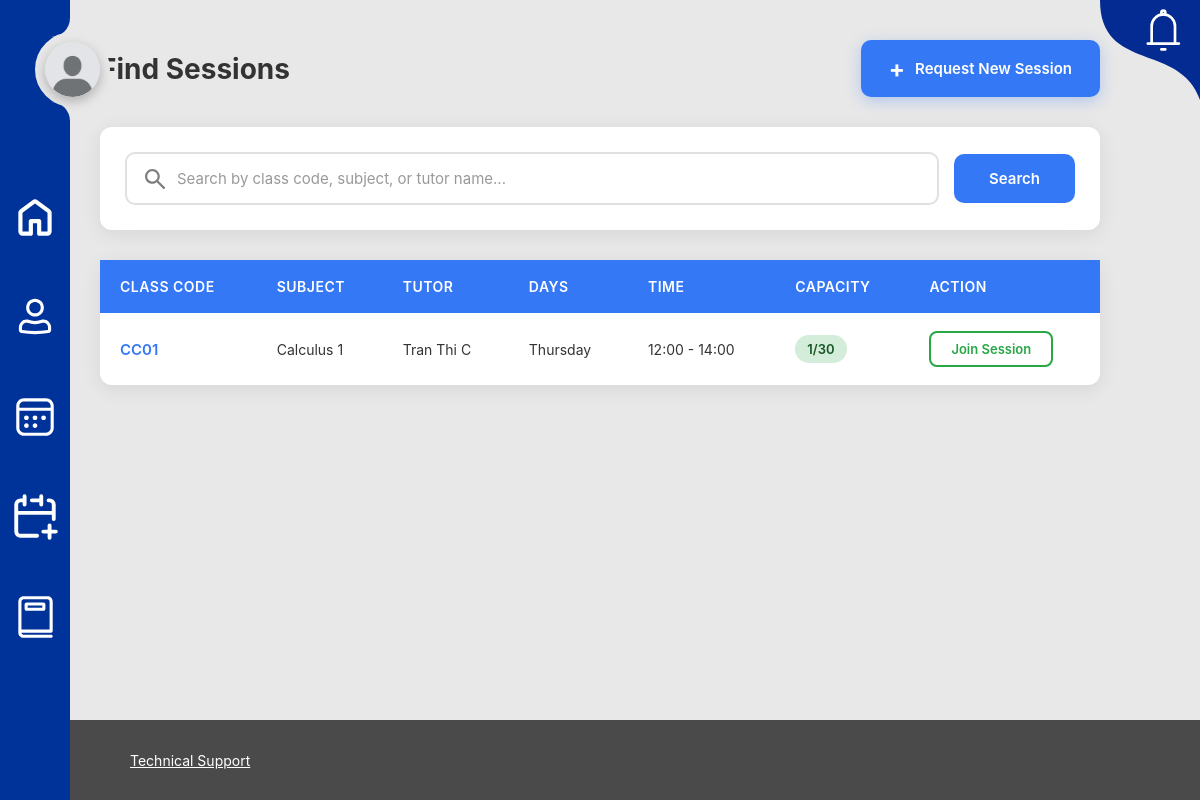
/student/find_sessions/ (signed in), run on the app's committed database.
### tutoring_sessions/models.py (models this page shows, shortened)
class Session(models.Model):
    STATUS_CHOICES = [
        ('scheduled', 'Scheduled'),
        ('ongoing', 'Ongoing'),
        ('completed', 'Completed'),
        ('cancelled', 'Cancelled'),
    ]
    DAY_CHOICES = [
        ('0', 'Monday'),
        ('1', 'Tuesday'),
        ('2', 'Wednesday'),
        ('3', 'Thursday'),
        ('4', 'Friday'),
        ('5', 'Saturday'),
        ('6', 'Sunday'),
    ]
    class_code = models.CharField(max_length=20)
    subject = models.ForeignKey(Subject, on_delete=models.CASCADE)
    tutor = models.ForeignKey(Tutor, on_delete=models.CASCADE)
    days = models.CharField(max_length=50)  # Ví dụ: "2-3-4"
    start_time = models.TimeField()
    end_time = models.TimeField()
    capacity = models.IntegerField(default=30)
    enrolled_count = models.IntegerField(default=0)
    status = models.CharField(max_length=20, choices=STATUS_CHOICES, default='scheduled')
    created_at = models.DateTimeField(auto_now_add=True)
    @property
    def capacity_display(self):
        return f"{self.enrolled_count}/{self.capacity}"

class Subject(models.Model):
    name = models.CharField(max_length=100)
    code = models.CharField(max_length=20, unique=True)

### tutors/models.py (models this page shows, shortened)
class Tutor(models.Model):
    user = models.OneToOneField(User, on_delete=models.CASCADE)
    full_name = models.CharField(max_length=100)
    tutor_id = models.CharField(max_length=20, unique=True)
    phone = models.CharField(max_length=15, blank=True)
    expertise = models.ManyToManyField('tutoring_sessions.Subject', related_name='tutors')
    email = models.EmailField(blank=True)
    major = models.CharField(max_length=100, blank=True)
    dob = models.DateField(null=True, blank=True)
    avatar = models.ImageField(upload_to='avatars/', null=True, blank=True)
    class Meta:
        verbose_name = "Tutor"
        verbose_name_plural = "Tutors"

### tutoring_sessions/views.py (the view, shortened to what this page needs)
# urls.py: path('find_sessions/', tutoring_views.available_sessions, name='find_sessions'),
@login_required
def available_sessions(request):
    student = get_object_or_404(Student, user=request.user)
    enrolled_session_ids = Enrollment.objects.filter(
        student=student,
        is_active=True
    ).values_list('session_id', flat=True)
    available_sessions = Session.objects.filter(
        status='scheduled',
    ).exclude(
        id__in=enrolled_session_ids
    ).select_related('subject', 'tutor').order_by('class_code')
    search_query = request.GET.get('search', '')
    context = {
        'sessions': available_sessions,
        'search_query': search_query,
    }
    return render(request, 'students/find_sessions.html', context)

### notification/context_processors.py (called while the page is built)
def notifications(request):
    if request.user.is_authenticated:
        notifications = NotificationService.get_user_notifications(request.user)
        unread_count = NotificationService.get_unread_count(request.user)
        return {
            'user_notifications': notifications[:5],  # Latest 5
            'unread_count': unread_count,
        }
    return {
        'user_notifications': [],
        'unread_count': 0,
    }

### notification/notification_service.py (called while the page is built)
    @staticmethod
    def get_user_notifications(user: User, unread_only: bool = False):
        personal = Notification.objects.filter(user=user)
        broadcasts = Notification.objects.filter(is_broadcast=True)
        notifications = personal | broadcasts
        if unread_only:
            notifications = notifications.filter(is_read=False)
        return notifications.order_by('-created_at')

    @staticmethod
    def get_unread_count(user: User):
        personal_unread = Notification.objects.filter(user=user, is_read=False).count()
        broadcast_unread = Notification.objects.filter(is_broadcast=True, is_read=False).count()
        return personal_unread + broadcast_unread

### students/templatetags/student_avatar.py (called while the page is built)
@register.filter
def valid_avatar(avatar_field):
    if not avatar_field:
        return False
    file_path = os.path.join(settings.MEDIA_ROOT, str(avatar_field))
    return os.path.isfile(file_path)

### students/templates/students/find_sessions.html (shortened to what this page needs)
{% extends 'student_base.html' %}
{% load static %}
{% block content %}
<div class="find-sessions-container">
    <div class="page-header">
        <h1 class="page-title">Find Sessions</h1>
        <a href="{% url 'feedback:request_session' %}" class="request-session-btn">
            Request New Session
        </a>
    </div>
    <div class="search-wrapper">
        <form method="GET" action="{% url 'students:find_sessions' %}" class="search-form">
            <input type="text"
                   name="search"
                   placeholder="Search by class code, subject, or tutor name..."
                   value="{{ search_query }}"
                   class="search-input">
            <button type="submit" class="search-btn">Search</button>
        </form>
    </div>
    <div class="sessions-table-wrapper">
        {% if sessions %}
        <table class="sessions-table">
            <thead>
                <tr>
                    <th>Class Code</th>
                    <th>Subject</th>
                    <th>Tutor</th>
                    <th>Days</th>
                    <th>Time</th>
                    <th>Capacity</th>
                    <th>Action</th>
                </tr>
            </thead>
            <tbody>
                {% for session in sessions %}
                <tr>
                    <td>
                        <span class="class-code">{{ session.class_code }}</span>
                    </td>
                    <td>{{ session.subject.name }}</td>
                    <td>
                        <div class="tutor-name-wrapper">
                            <span class="tutor-name">{{ session.tutor.full_name }}</span>
                        </div>
                    </td>
                    <td>{{ session.days }}</td>
                    <td>{{ session.start_time|time:"H:i" }} - {{ session.end_time|time:"H:i" }}</td>
                    <td>
                        {% if session.enrolled_count >= session.capacity %}
                            <span class="capacity-badge capacity-full">
                                {{ session.capacity_display }}
                            </span>
                        {% elif session.enrolled_count >= session.capacity|floatformat:0|add:"-2" %}
                            <span class="capacity-badge capacity-limited">
                                {{ session.capacity_display }}
                            </span>
                        {% else %}
                            <span class="capacity-badge capacity-available">
                                {{ session.capacity_display }}
                            </span>
                        {% endif %}
                    </td>
                    <td>
                        {% if session.enrolled_count < session.capacity %}
                            <form method="POST" action="{% url 'tutoring_sessions:enroll_session' session.id %}" style="display: inline;">
                                <a href="#"
                                   class="btn-join"
                                   onclick="event.preventDefault();
                                           if (confirm('Are you sure you want to join this session?')) {
                                               this.closest('form').submit();
                                           }">
                                    Join Session
                                </a>
                            </form>
                        {% else %}
                            <span class="btn-full">Full</span>
                        {% endif %}
                    </td>
                </tr>
                {% endfor %}
            </tbody>
        </table>
        {% endif %}
    </div>
</div>
{% endblock %}

### static/css/student_base.css (style rules this page uses)
:root { --white: #fff; --bg-color: #e5e5e5; --navbar-color: #003399; --text-color:#000; --bg-color:#e8e8e8; }
body { background-color: #e8e8e8; }
* { font-family: Inter, sans-serif; margin: 0; padding: 0; outline: none; list-style:none; text-decoration: none; }

### students/templates/students/find_sessions.html (style rules this page uses)
:root { --primary-blue: #3478F6; --primary-hover: #216CE7; --secondary-bg-light: #F0F4F8; --text-dark: #333; --text-muted: #6C757D; --success-color: #28a745; --error-color: #dc3545; --warning-color: #ffc107; }
.find-sessions-container { max-width: 100%; margin: 0 auto; padding: 40px 120px 90px 150px; font-family: 'Segoe UI', Tahoma, Geneva, Verdana, sans-serif; }
@media (max-width: 1200px) { .find-sessions-container { padding-left: 100px; padding-right: 100px; } }
.page-header { display: flex; align-items: center; justify-content: space-between; margin-bottom: 30px; flex-wrap: wrap; gap: 20px; }
.page-title { font-size: 28px; font-weight: 700; color: var(--text-dark); display: flex; align-items: center; gap: 12px; }
.page-title::before { font-size: 32px; }
.search-wrapper { background: white; border-radius: 12px; padding: 25px; margin-bottom: 30px; box-shadow: 0 4px 20px rgba(0, 0, 0, 0.08); }
.search-form { position: relative; display: flex; align-items: center; gap: 15px; }
.search-input { flex: 1; padding: 15px 20px 15px 50px; border: 2px solid #e0e0e0; border-radius: 10px; font-size: 15px; transition: all 0.3s; outline: none; }
.search-input::placeholder { color: #999; }
.search-btn { padding: 15px 35px; background-color: var(--primary-blue); color: white; border: none; border-radius: 10px; font-size: 15px; font-weight: 600; cursor: pointer; transition: all 0.3s; white-space: nowrap; }
.request-session-btn { display: inline-flex; align-items: center; gap: 10px; padding: 14px 28px; background-color: var(--primary-blue); color: white; text-decoration: none; border-radius: 10px; font-weight: 600; font-size: 15px; transition: all 0.3s; box-shadow: 0 4px 15px rgba(52, 120, 246, 0.3); }
.request-session-btn::before { content: "+"; font-size: 24px; font-weight: bold; }
.sessions-table-wrapper { background: white; border-radius: 12px; box-shadow: 0 4px 20px rgba(0, 0, 0, 0.08); margin-bottom: 30px; }
.sessions-table { width: 100%; border-collapse: collapse; }
.sessions-table thead { background-color: var(--primary-blue); }
.sessions-table th { padding: 18px 20px; text-align: left; font-weight: 600; font-size: 14px; color: white; text-transform: uppercase; letter-spacing: 0.5px; white-space: nowrap; }
.sessions-table tbody tr { border-bottom: 1px solid #e9ecef; transition: all 0.2s ease; cursor: pointer; }
.sessions-table tbody tr:last-child { border-bottom: none; }
.sessions-table td { padding: 18px 20px; color: var(--text-dark); font-size: 14px; vertical-align: middle; }
.class-code { font-weight: 600; color: var(--primary-blue); font-size: 15px; }
.tutor-name-wrapper { position: relative; display: inline-block; }
.tutor-name { color: var(--text-dark); cursor: pointer; transition: all 0.2s; border-bottom: 2px solid transparent; }
.capacity-badge { display: inline-block; padding: 6px 12px; border-radius: 20px; font-size: 13px; font-weight: 600; }
.capacity-available { background: #d4edda; color: #155724; }
.btn-join { display: inline-block; padding: 8px 20px; background: white; color: var(--success-color); border: 2px solid var(--success-color); border-radius: 8px; font-size: 13px; font-weight: 600; text-decoration: none; transition: all 0.3s; cursor: pointer; }

### data on the page
Session: class_code "CC01", subject.name "Calculus 1", tutor.full_name "Tran Thi C", days "Thursday", start_time "12:00", end_time "14:00", capacity_display "1/30", shows "Join Session"
